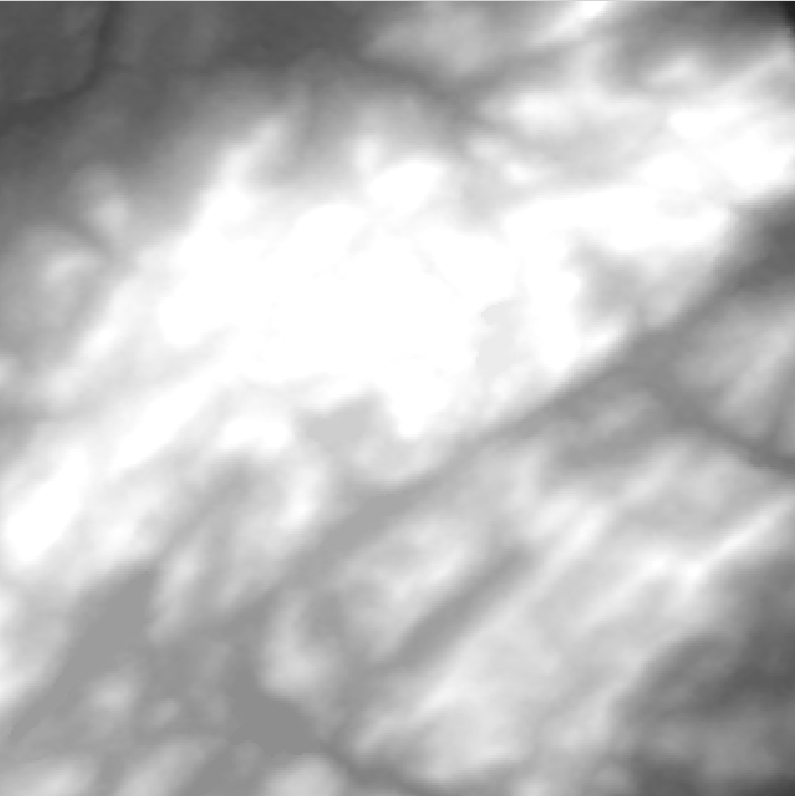
#> input picture batch_results/Buckner_DEM.png, 795 x 796 px
$ python plot_batch.py
#> lines starting #> are read from the running program, lines starting #| are printed output that depends on the picture
import numpy as np
from os import path
from PIL import Image
import matplotlib.pyplot as plt
import math
from tqdm import tqdm
import csv
import re
import random as random

import os
import math
import numpy as np
from scipy.interpolate import interp1d
from scipy.optimize import minimize
import matplotlib.pyplot as plt

import heapq


csv_file = "arcs_51_51_fixed.csv"
initial_battery = 10000
"""
-------------------------------------------------------------------------------
Universals
-------------------------------------------------------------------------------
"""
speed_dic = {'charged':1, 'charging':1} #VALIDATE THESE SPEEDS THROUGH TESTING!
height_dic = {'charged':1.5, 'charging':1.5} #CONFIRM HEIGHTS - ASSUME
seeker_orientation_uncertainty = {'human': (62*np.pi/180)+np.pi/2, 'bunker': 62*np.pi/180} #Enemy capabilities will influence this (among other things), will likely need to expand dictionary and definitions for each key
point_source_dic = {'charged': np.array([20/3, 10]), 'charging':np.array([40/3, 20])}
"""
-------------------------------------------------------------------------------
User Input
-------------------------------------------------------------------------------
"""
#Relative PATH in GitHub Project
file_path = ''
file_name=file_path+"Buckner" #map identifier
desired_lower_left_corner = (0, 0) #Given an image, assuming the bottom left corner is the origin, what is the bottom left corner of the map you want to look at
desired_upper_right_corner = (500, 500) #Given an image, assuming the bottom left corner is the origin, what is the bottom left corner of the map you want to look at
step_size=10  #desired distance, in meters, between nodes CANNOT BE TOO LARGE OR WILL CAUSE OverflowError when determining probability
# seekers ={1: [(5,5), 5, 0, seeker_orientation_uncertainty['human']]}
#seekers={1 : [(25,25), 5, 0, seeker_orientation_uncertainty['human']]} #, 2 : [(100,150), 15, -np.pi/2, seeker_orientation_uncertainty['human']], 3 : [(150,50), 10, 3*np.pi/4, seeker_orientation_uncertainty['bunker']]}
seekers={1 : [(25,25), 5, 0, seeker_orientation_uncertainty['human']],
         2 : [(100,150), 15, -np.pi/2, seeker_orientation_uncertainty['human']],
         3 : [(150,50), 10, 3*np.pi/4, seeker_orientation_uncertainty['bunker']],
         4 : [(300,300), 10, 3*np.pi/4, seeker_orientation_uncertainty['bunker']],
         5 : [(400,100), 10, 11*np.pi/6, seeker_orientation_uncertainty['human']],
         6 : [(100,400), 10, 11*np.pi/6, seeker_orientation_uncertainty['human']]}

# seekers={1 : [(25,25), 5, 0, seeker_orientation_uncertainty['human']], 2 : [(50,50), 15, -np.pi/2, seeker_orientation_uncertainty['human']]}

# #{seeker ID number : [ (x,y), location uncertanty, orientation, orientation certainty ], next seeker : [...], ...}
# fog_coef = 0

### DR Jane Vars

#Travel Time (s)
travel_time = 20

#Platform Name
platform_name = 'moose'

#Added Mass (kg)
added_mass = 513

#Wind Velocity (m/s)
wind_velocity = 0

#Originating Wind Direction (deg)
wind_direction = 0

generatorCoef = 100

"""
-------------------------------------------------------------------------------
Universal Calculations and Objects
-------------------------------------------------------------------------------
"""

elevation_map = Image.open(file_name+"_DEM.png") #read elevation map
#> elevation_map is the input picture: PIL image 795x796 RGBA; mean R, G, B, A 190.9, 190.9, 190.9, 255
vegetation_map = Image.open(file_name+"_NDVI.png") #read vegetation map
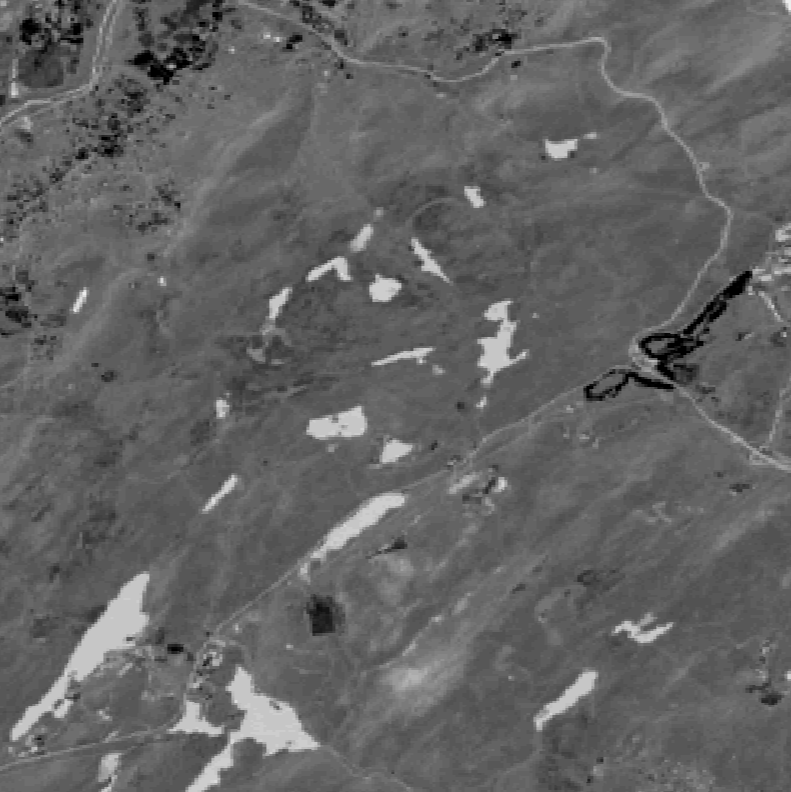
#> input picture batch_results/Buckner_NDVI.png, 791 x 792 px
#> vegetation_map is the input picture: PIL image 791x792 RGBA; mean R, G, B, A 99.4, 99.4, 99.4, 255
satelite_map = Image.open(file_name+".png")
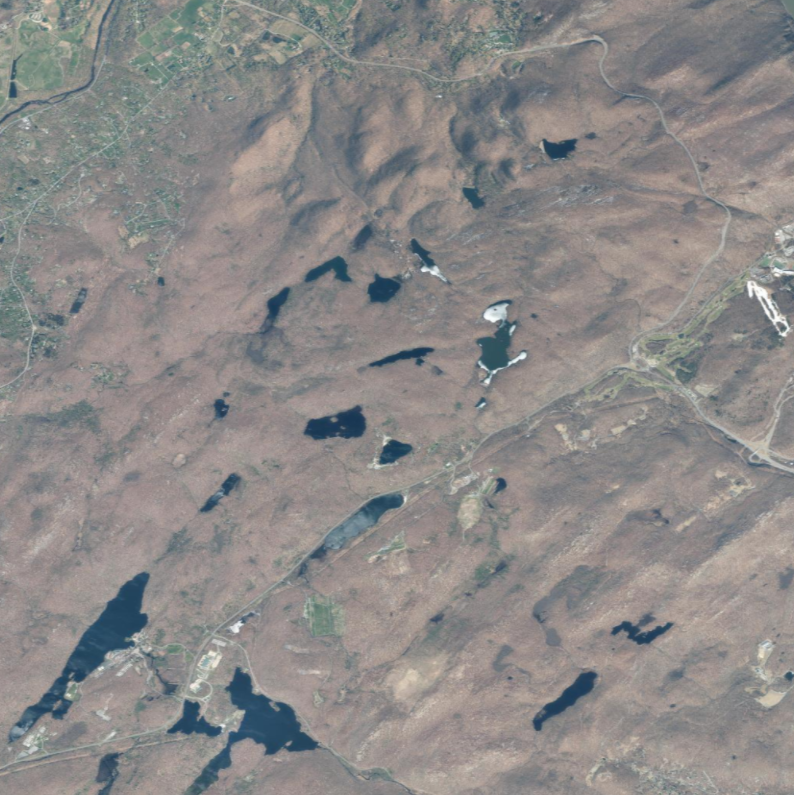
#> input picture batch_results/Buckner.png, 794 x 795 px
#> satelite_map is the input picture: PIL image 794x795 RGBA; mean R, G, B, A 139.9, 137.1, 136.2, 255
max_elevation=603 #max elevation on the map (CAN WE READ THIS FROM A CSV or .txt?)
map_width_meters=3000 #how wide is the map in meters (CAN WE READ THIS FROM A CSV or .txt?) CHANGE TO 800 FOR desert
map_length_meters=2999 #how long is the map in meters (CAN WE READ THIS FROM A CSV or .txt?) CHANGE TO 500 FOR desert
desired_map_width = desired_upper_right_corner[0]-desired_lower_left_corner[0] #Determine the desired map width
desired_map_length = desired_upper_right_corner[1]-desired_lower_left_corner[1] #Determine the desired map length
left, top, right, bottom = [desired_lower_left_corner[0],map_length_meters-desired_upper_right_corner[1],desired_upper_right_corner[0],map_length_meters-desired_lower_left_corner[1]] #translate into image coordinates (flipped y-axis)
map_width_pixels, map_length_pixels = elevation_map.size #Get image origional size in pixels
#> map_width_pixels = 795; map_length_pixels = 796
vegetation_map = vegetation_map.resize((map_width_pixels, map_length_pixels)) #Resize vegetation map to elevation map (should only be off by a few pixels)
#> vegetation_map: PIL image 795x796 RGBA
crop_width_scale = map_width_pixels/map_width_meters #Conversion for scaling map x-limits in meters to map corners in pixels
#> crop_width_scale = 0.265
crop_length_scale = map_length_pixels/map_length_meters #Conversion for scaling map y-limits in meters to map corners in pixels
#> crop_length_scale = 0.265
(left, top, right, bottom) = (left*crop_width_scale, top*crop_length_scale, right*crop_width_scale, bottom*crop_length_scale) #Convert requested map edges in meters to pixel edges
#> left = 0; top = 663.3; right = 132.5; bottom = 796

# return these
elevation_map = elevation_map.crop((left, top, right, bottom)) #grab correct elevation map
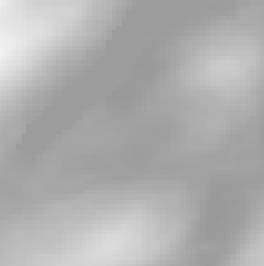
#> elevation_map: PIL image 132x133 RGBA (shown 2 times larger); mean R, G, B, A 174.6, 174.6, 174.6, 255
vegetation_map = vegetation_map.crop((left, top, right, bottom)) #grab correct vegetation map
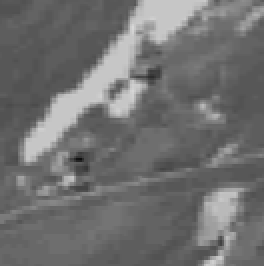
#> vegetation_map: PIL image 132x133 RGBA (shown 2 times larger); mean R, G, B, A 112.3, 112.3, 112.3, 255
map_width_pixels, map_length_pixels = elevation_map.size #get size in pixels
#> map_width_pixels = 132; map_length_pixels = 133
map_width_scale=(map_width_pixels-1)/desired_map_width #calculate scaling factor for converting x coordinate to pixel coordinate
#> map_width_scale = 0.262
map_length_scale=(map_length_pixels-1)/desired_map_length #calculate scaling factor for converting y coordinate to pixel coordinate
#> map_length_scale = 0.264
nodes_wide=int(desired_map_length/step_size)+1 #how many node columns
nodes_long=int(desired_map_length/step_size)+1 #how many node rows

def plot_contour(greens = False, levels = 10):
    '''
    Plots a contour map on either satelite imagery or vegetation map

    Parameters
    ----------
    greens : BOOL, optional
        True if want to show greens map.
        The default is False to show imagery.
    levels : INT, optional
        The amount of contour levels calculated. The default is 10.

    Returns
    -------
    None.

    '''
    plt.style.use('ggplot')
    fig, ax= plt.subplots()
    xvals=np.linspace(0, desired_map_width,2*nodes_wide-1)
    yvals=np.linspace(0, desired_map_length,2*nodes_long-1)
    Z = []
    V = []
    k = 0

    for y in yvals:
        Z.append([])
        V.append([])
        for x in xvals:
            Z[k].append((elevation_map.getpixel((x*map_width_scale,y*map_length_scale))[0]/255)*max_elevation)
            V[k].append((vegetation_map.getpixel((x*map_width_scale,y*map_length_scale))[0]/255)*3)
        k += 1

    Z = np.asarray(Z)
    V = np.asarray(V)

    X, Y = np.meshgrid(xvals, yvals)
    contours = plt.contour(X, Y, Z, levels, colors='black',)
    plt.clabel(contours, inline=True, fontsize=8)

    if greens == True:
        plt.imshow(V, extent=[0, xvals[-1], 0, yvals[-1]], cmap='Greens', alpha=0.5,  origin='lower')
        plt.colorbar(label='Vegetation')
        plt.title("Contour Map with Vegetation")

    if greens == False:
        ax.imshow(satelite_map, extent=[0, xvals[-1], 0, yvals[-1]], origin='lower', cmap='viridis')
        plt.grid(False)
        plt.xlabel('X Offset')
        plt.ylabel('Y Offset')
        plt.title("Contour Map")

    for seeker in seekers:
        [(seeker_x,seeker_y), z, seeker_orient, seeker_orient_uncertainty] = seekers[seeker]
        ax.arrow(seeker_x, seeker_y, 2*step_size*np.cos(seeker_orient), 2*step_size*np.sin(seeker_orient), width=step_size/10, head_width=step_size/2, color='red')
        thetas=np.linspace(0, 2*np.pi,100)
        xs = [seeker_x+z*np.cos(thetas[i]) for i in range(100)]
        ys = [seeker_y+z*np.sin(thetas[i]) for i in range(100)]
        ax.plot(xs,ys,color='red')

    return

# [213 lines left out: functions plot_sattelite, get_node_id_master, get_node_id_vector, get_node_vector, csv_to_dict, read_XK and 2 more, not called in this run]

def plot_all(listOfPaths, start,end, detection=False,w=nodes_wide, h=nodes_long, scale=10):
    single_field = w*h
    plot_contour()

    labels = []
    for file_name in listOfPaths:
        labels.append(create_title(file_name))

    colors = ['black']
    colors = ["#{:02x}{:02x}{:02x}".format(random.randint(0, 255), random.randint(0, 255), random.randint(0, 255)) for _ in range(len(listOfPaths))]


    addedLabels = []

    for idx, path in enumerate(listOfPaths):

        path = read_XK(start, end, path, w, h)

        for seeker in seekers:
            [(seeker_x,seeker_y), z, seeker_orient, seeker_orient_uncertainty] = seekers[seeker]
            # ax.arrow(seeker_x, seeker_y, 2*step_size*np.cos(seeker_orient), 2*step_size*np.sin(seeker_orient), width=step_size/10, head_width=step_size/2, color='red')
            thetas=np.linspace(0, 2*np.pi,100)
            xs = [seeker_x+z*np.cos(thetas[i]) for i in range(100)]
            ys = [seeker_y+z*np.sin(thetas[i]) for i in range(100)]
            # ax.plot(xs,ys,color='red')

        "Plot Path"
        pscale = {'w': 0, 'c': 2, 's': 1}
        pathx = []
        pathy = []
        px = [[], [], []]
        py = [[], [], []]

        for node in path:
            node_id = get_node_id_master(node, w, h)
            node_vec = get_node_vector(node_id, w, h, scale)
            px[pscale[node_id[0]]].append(node_vec[0])
            py[pscale[node_id[0]]].append(node_vec[1])
            pathx.append(node_vec[0])
            pathy.append(node_vec[1])

        # Plot path
        for i in range(len(pathx) - 1):
            segment = (path[i], path[i + 1])
            plt.plot([pathx[i], pathx[i + 1]], [pathy[i], pathy[i + 1]],
                 linewidth=3, color=colors[idx], alpha=1)

        if labels[idx] not in addedLabels:
            plt.plot([], [], color=colors[idx], label=labels[idx])
            addedLabels.append(labels[idx])

    plt.xlabel('X Offset')
    plt.ylabel('Y Offset')
    plt.title('Energy')
    plt.grid(False)
    plt.legend(loc='upper center', bbox_to_anchor=(0.5, -0.15),
          fancybox=True, shadow=True, ncol=5)
    plt.show()

def main(start, end):
    folder_path = "."  # Replace with the path to your folder
    csv_files = [f for f in os.listdir(folder_path)
                if f.endswith('.csv')
                and os.path.isfile(os.path.join(folder_path, f))
                and 'output' in f.lower()]

    # Print each CSV file name
    for file in csv_files:
        print(file)

    # with all of the paths that is in the folder
    # for file in csv_files:
    #     plot_path(csv_files, start, end, seekers=seekers, w=nodes_wide,h=nodes_long, scale=10, save=False)

    plot_all(csv_files, start,end, detection=False,w=nodes_wide, h=nodes_long, scale=10)

if __name__ == "__main__":
    start = 1
    end = 2601

    main(start, end)
#> after the loop in plot_contour, `for y in yvals:`: V = 101 items; k = 101
#> in plot_contour, `Z = np.asarray(Z)`:
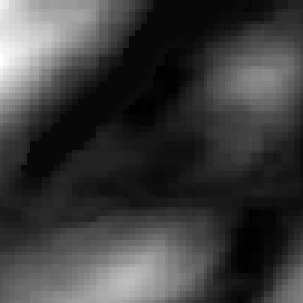
#> Z: shape (101, 101) float64 (shown 3 times larger); min 361.8, max 572.3, mean 413.1; drawn with min black and max white
#> in plot_contour, `contours = plt.contour(X, Y, Z, levels, colors='black',)`:
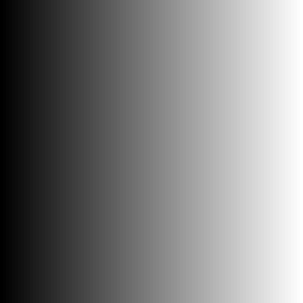
#> X: shape (101, 101) float64 (shown 3 times larger); min 0, max 500, mean 250; drawn with min black and max white
#> in plot_all, `plt.show()`:
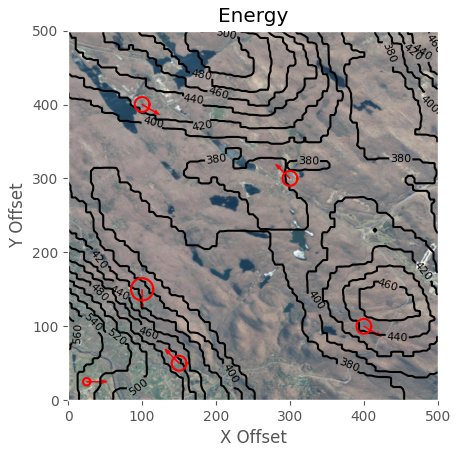
#> figure drawn by matplotlib, 1 panel
